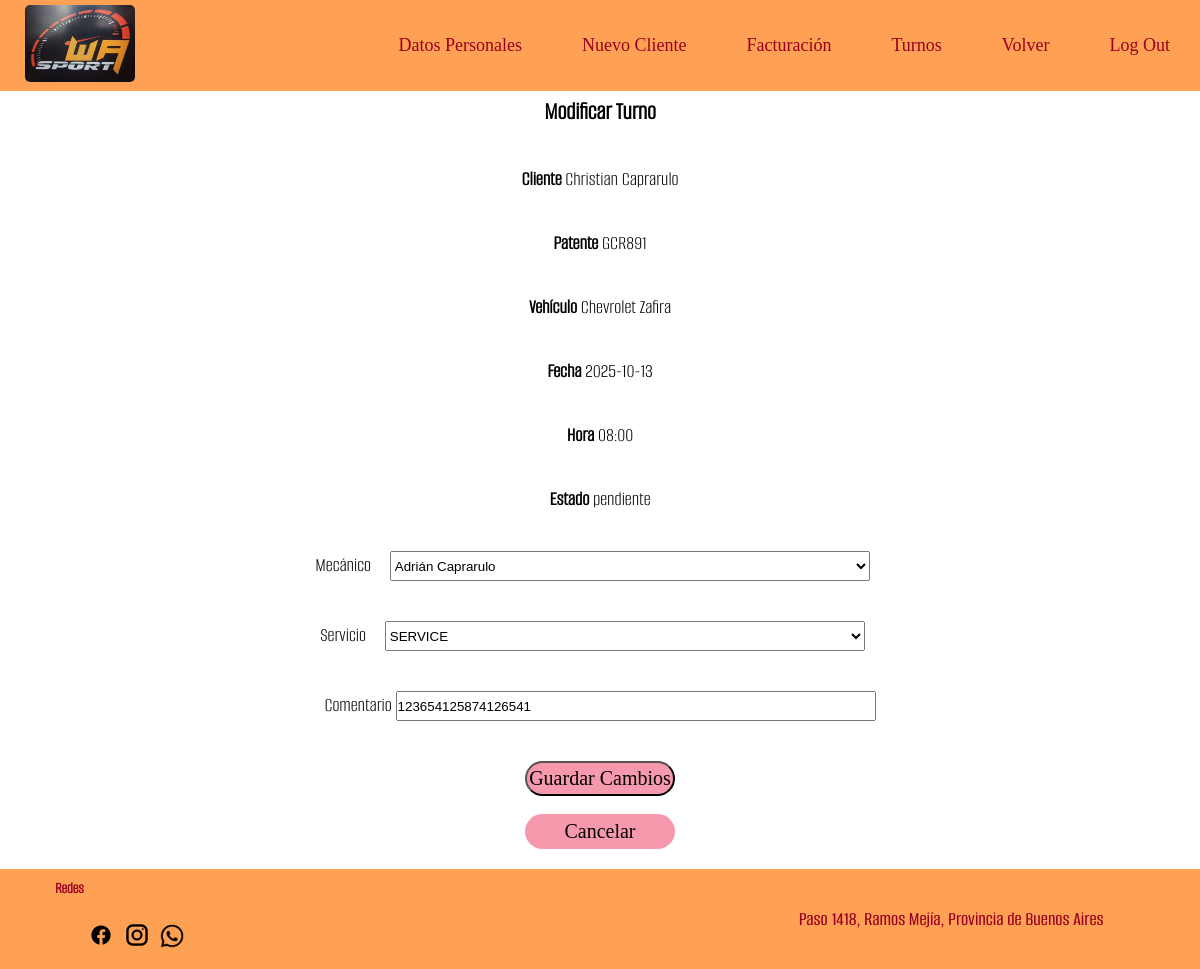
Page /modificar_turno.php?turno_id=50 (signed in) on the committed database.
### tables this page shows
CREATE TABLE `turnos` (
  `turno_id` int(11) NOT NULL,
  `turno_fecha` date NOT NULL,
  `turno_hora` time NOT NULL,
  `cliente_DNI` char(8) DEFAULT NULL,
  `vehiculo_patente` varchar(10) DEFAULT NULL,
  `mecanico_dni` char(8) DEFAULT NULL,
  `turno_estado` enum('pendiente','finalizado') DEFAULT 'pendiente',
  `turno_comentario` text DEFAULT NULL
);

CREATE TABLE `clientes` (
  `cliente_DNI` varchar(10) NOT NULL,
  `cliente_contrasena` varchar(255) NOT NULL,
  `cliente_nombre` varchar(50) NOT NULL,
  `cliente_direccion` varchar(50) DEFAULT NULL,
  `cliente_localidad` varchar(15) DEFAULT NULL,
  `cliente_telefono` varchar(15) DEFAULT NULL,
  `cliente_email` varchar(255) NOT NULL,
  `token_recuperacion` varchar(255) DEFAULT NULL
);

CREATE TABLE `vehiculos` (
  `vehiculo_patente` varchar(10) NOT NULL,
  `cliente_DNI` varchar(10) NOT NULL,
  `vehiculo_marca` varchar(10) NOT NULL,
  `vehiculo_modelo` varchar(10) NOT NULL,
  `vehiculo_anio` varchar(4) DEFAULT NULL,
  `vehiculo_color` varchar(10) DEFAULT NULL,
  `vehiculo_motor` varchar(10) DEFAULT NULL
);

CREATE TABLE `orden_trabajo` (
  `orden_numero` int(11) NOT NULL,
  `servicio_codigo` varchar(5) NOT NULL,
  `complejidad` int(11) NOT NULL,
  `costo_ajustado` decimal(8,2) DEFAULT NULL,
  `orden_kilometros` int(10) UNSIGNED NOT NULL,
  `orden_comentario` varchar(255) NOT NULL,
  `orden_estado` tinyint(1) NOT NULL,
  `mecanico_DNI` varchar(15) DEFAULT NULL,
  `turno_id` int(11) DEFAULT NULL,
  `factura_id` int(11) DEFAULT NULL
);

CREATE TABLE `empleados` (
  `empleado_DNI` varchar(10) NOT NULL,
  `empleado_contrasena` varchar(255) NOT NULL,
  `empleado_nombre` varchar(50) NOT NULL,
  `empleado_roll` varchar(255) NOT NULL,
  `empleado_email` text NOT NULL,
  `token_recuperacion` varchar(255) DEFAULT NULL,
  `empleado_direccion` varchar(50) DEFAULT NULL,
  `empleado_localidad` varchar(15) DEFAULT NULL,
  `empleado_telefono` varchar(15) DEFAULT NULL
);

CREATE TABLE `servicios` (
  `servicio_codigo` varchar(5) NOT NULL,
  `servicio_nombre` varchar(35) NOT NULL,
  `servicio_descripcion` varchar(100) NOT NULL,
  `servicio_costo` decimal(8,2) NOT NULL
);

### modificar_turno.php (the view, shortened to what this page needs)
<?php
include 'conexion_base.php';
$turno_id = $_POST['turno_id'] ?? $_GET['turno_id'] ?? null;
try {
    $stmt = $conexion->prepare("SELECT t.*,
                                       ot.servicio_codigo, ot.mecanico_DNI AS mecanico_DNI_OT,
                                       c.cliente_nombre, v.vehiculo_patente, v.vehiculo_marca, v.vehiculo_modelo,
                                       s.servicio_nombre
                                FROM turnos t
                                LEFT JOIN orden_trabajo ot ON t.turno_id = ot.turno_id
                                LEFT JOIN clientes c ON t.cliente_DNI = c.cliente_DNI
                                LEFT JOIN vehiculos v ON t.vehiculo_patente = v.vehiculo_patente
                                LEFT JOIN servicios s ON ot.servicio_codigo = s.servicio_codigo
                                WHERE t.turno_id = ?");
    $stmt->execute([$turno_id]);
    $turno = $stmt->fetch(PDO::FETCH_ASSOC);
    $stmt = $conexion->prepare("SELECT empleado_DNI, empleado_nombre FROM empleados WHERE empleado_roll = 'mecanico'");
    $stmt->execute();
    $mecanicos = $stmt->fetchAll(PDO::FETCH_ASSOC);
    $stmt = $conexion->prepare("SELECT servicio_codigo, servicio_nombre FROM servicios");
    $stmt->execute();
    $servicios = $stmt->fetchAll(PDO::FETCH_ASSOC);
} catch (PDOException $e) {
    die("Error: " . $e->getMessage());
}
?>
<!DOCTYPE html>
<html lang="es">
<head>
    <link rel="stylesheet" href="estilopagina.css">
</head>
<body>
<?php include("nav_rec.php"); ?>
<section class="turno_mod">
    <h1>Modificar Turno</h1>
    <form method="post">
        <div class="turno_mod-tit"><strong>Cliente</strong> <?= htmlspecialchars($turno['cliente_nombre']) ?></div>
        <div class="turno_mod-tit"><strong>Patente</strong> <?= htmlspecialchars($turno['vehiculo_patente']) ?></div>
        <div class="turno_mod-tit"><strong>Vehículo</strong> <?= htmlspecialchars($turno['vehiculo_marca'] . ' ' . $turno['vehiculo_modelo']) ?></div>
        <div class="turno_mod-tit"><strong>Fecha</strong> <?= htmlspecialchars($turno['turno_fecha']) ?></div>
        <div class="turno_mod-tit"><strong>Hora</strong> <?= substr($turno['turno_hora'], 0, 5) ?></div>
        <div class="turno_mod-tit"><strong>Estado</strong> <?= htmlspecialchars($turno['turno_estado']) ?></div>
        <div class="turno_mod-tit">
            <label for="mecanico_DNI">Mecánico</label>
            <select class="turno_mod-sel" name="mecanico_DNI" id="mecanico_DNI" required>
                <?php foreach ($mecanicos as $mec): ?>
                    <option value="<?= $mec['empleado_DNI'] ?>" <?= ($mec['empleado_DNI'] == $turno['mecanico_DNI_OT']) ? 'selected' : '' ?>>
                        <?= $mec['empleado_nombre'] ?>
                    </option>
                <?php endforeach; ?>
            </select>
        </div>
        <div class="turno_mod-tit">
            <label for="servicio_codigo">Servicio</label>
            <select class="turno_mod-sel" name="servicio_codigo" id="servicio_codigo" required>
                <?php foreach ($servicios as $serv): ?>
                    <option value="<?= $serv['servicio_codigo'] ?>" <?= ($serv['servicio_codigo'] == $turno['servicio_codigo']) ? 'selected' : '' ?>>
                        <?= $serv['servicio_nombre'] ?>
                    </option>
                <?php endforeach; ?>
            </select>
        </div>
        <div class="turno_mod-tit">
            <label for="turno_comentario">Comentario </label>
            <input type="text" name="turno_comentario" id="turno_comentario" value="<?= htmlspecialchars($turno['turno_comentario']) ?>">
        </div>
        <div class="turno_mod-bot">
            <button type="submit" name="guardar">Guardar Cambios</button>
            <br>
            <a href="turnos.php" >Cancelar</a>
        </div>
    </form>
</section>
<?php include("piedepagina.php"); ?>
</body>
</html>

### estilopagina.css (style rules this page uses)
* { margin: 0; padding: 0; box-sizing: border-box; }
html, body { width: 100%; height: 100%; }
.turno_mod { min-height: 80vh; text-align: center; }
.turno_mod h1 { font-family: 'AlumniSans_Light'; font-size: 25px; text-align: center; margin: 5px; }
.turno_mod-tit { font-family: 'AlumniSans_Light'; font-size: 20px; margin: 40px; }
.turno_mod-sel { width: 480px; height: 30px; margin: auto 15px; }
.turno_mod-tit input { width: 480px; height: 30px; }
.turno_mod-bot { display: flex; flex-direction: column; align-content: center; align-items: center; justify-content: space-between; margin: 20px; }
.turno_mod-bot button { border-radius: 18px; background-color: #ed2e577c; width: 150px; height: 35px; font-family: 'Big_Shoulders_Medium'; font-size: 20px; }
.turno_mod-bot a { width: 150px; height: 35px; border-radius: 18px; background-color: #ed2e577c; display: flex; justify-content: center; align-items: center; color: #000; text-decoration: none; font-family: 'Big_Shoulders_Medium'; font-size:20px; }

### rows in the picture
turnos: clientes.cliente_nombre "Christian Caprarulo", vehiculo_patente.vehiculo_patente "GCR891", vehiculo_patente.vehiculo_modelo "Chevrolet Zafira", turno_fecha "2025-10-13", turno_hora "08:00", turno_estado "pendiente", turno_comentario "123654125874126541"
orden_trabajo: mecanico_DNI "Adrián Caprarulo", servicio_codigo "SERVICE"
